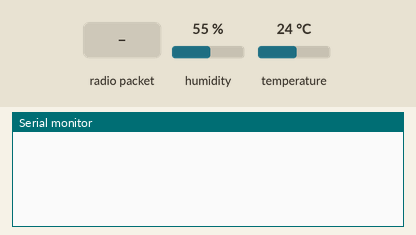
Simulated run of this program. Board: ESP8266 (NodeMCU). Shown: the last lines printed to the serial monitor. Inputs (shaded band) come from the test bench; at power-on: humidity 55 %, temperature 24 °C.

Above: at 1.2 s.
1.3 s: radio packet "1" arrives
At 2.5 s:
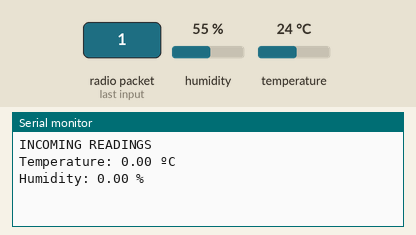
2.8 s: humidity set to 22 %
At 11.5 s:
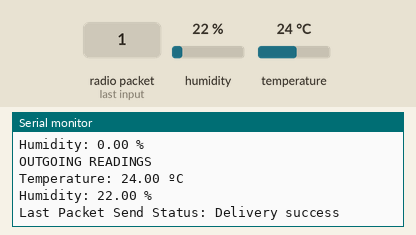

Measured:
- after the input at 1.3 s, the serial monitor: prints a new line at once (image 1)
- after the input at 2.8 s, the serial monitor: prints a new line after 7.2 s (image 2)

The program:

main.cpp
```cpp
#include <ESP8266WiFi.h>
#include <espnow.h>
#include <ArduinoJson.h>
#include <Adafruit_Sensor.h>
#include <DHT.h>

// REPLACE WITH THE MAC Address of your receiver
uint8_t broadcastAddress[] = {0xFF, 0xFF, 0xFF, 0xFF, 0xFF, 0xFF};

// Digital pin connected to the DHT sensor
#define DHTPIN 5

// Uncomment the type of sensor in use:
#define DHTTYPE    DHT11     // DHT 11
//#define DHTTYPE    DHT22     // DHT 22 (AM2302)
//#define DHTTYPE    DHT21     // DHT 21 (AM2301)

DHT dht(DHTPIN, DHTTYPE);

// Define variables to store DHT readings
float temperature;
float humidity;

// Define variables to store incoming readings
float incomingTemp;
float incomingHum;

// Updates DHT readings every 10 seconds
const long interval = 10000;
unsigned long previousMillis = 0;    // will store last time DHT was updated

// Callback when data is sent
void OnDataSent(uint8_t *mac_addr, uint8_t sendStatus) {
  Serial.print("Last Packet Send Status: ");
  if (sendStatus == 0){
    Serial.println("Delivery success");
  }
  else{
    Serial.println("Delivery fail");
  }
}

// Callback when data is received
void OnDataRecv(uint8_t * mac, uint8_t *incomingData, uint8_t len) {
  StaticJsonDocument<200> doc;
  DeserializationError error = deserializeJson(doc, incomingData, len);
  if (error) {
    Serial.print(F("deserializeJson() failed: "));
    Serial.println(error.c_str());
    return;
  }

  // Parse incoming JSON
  incomingTemp = doc["temperature"];
  incomingHum = doc["humidity"];

  //printIncomingReadings();
  Serial.println("INCOMING READINGS");
  Serial.print("Temperature: ");
  Serial.print(incomingTemp);
  Serial.println(" ºC");
  Serial.print("Humidity: ");
  Serial.print(incomingHum);
  Serial.println(" %");
}

void getReadings(){
  // Read Temperature
  temperature = dht.readTemperature();
  if (isnan(temperature)){
    Serial.println("Failed to read from DHT");
    temperature = 0.0;
  }
  humidity = dht.readHumidity();
  if (isnan(humidity)){
    Serial.println("Failed to read from DHT");
    humidity = 0.0;
  }
}

/*void printIncomingReadings(){
  // Display Readings in Serial Monitor
  Serial.println("INCOMING READINGS");
  Serial.print("Temperature: ");
  Serial.print(incomingTemp);
  Serial.println(" ºC");
  Serial.print("Humidity: ");
  Serial.print(incomingHum);
  Serial.println(" %");
}*/

void setup() {
  // Init Serial Monitor
  Serial.begin(115200);

  // Init DHT sensor
  dht.begin();

  // Set device as a Wi-Fi Station
  WiFi.mode(WIFI_STA);
  WiFi.disconnect();

  // Init ESP-NOW
  if (esp_now_init() != 0) {
    Serial.println("Error initializing ESP-NOW");
    return;
  }

  // Set ESP-NOW Role
  esp_now_set_self_role(ESP_NOW_ROLE_COMBO);

  // Register for Send Callback to get the status of transmitted packet
  esp_now_register_send_cb(OnDataSent);

  // Register peer
  esp_now_add_peer(broadcastAddress, ESP_NOW_ROLE_COMBO, 1, NULL, 0);

  // Register for Receive Callback
  esp_now_register_recv_cb(OnDataRecv);
}

void loop() {
  unsigned long currentMillis = millis();
  if (currentMillis - previousMillis >= interval) {
    // save the last time you updated the DHT values
    previousMillis = currentMillis;

    // Get DHT readings
    getReadings();

    // Create JSON object
    StaticJsonDocument<200> doc;
    doc["temperature"] = temperature;
    doc["humidity"] = humidity;

    // Serialize JSON to buffer
    char buffer[200];
    memset(buffer, 0, sizeof(buffer)); // Clear buffer
    size_t len = serializeJson(doc, buffer, sizeof(buffer));

    // Send JSON message via ESP-NOW
    esp_now_send(broadcastAddress, (uint8_t *)buffer, len);

    // Print outgoing readings
    Serial.println("OUTGOING READINGS");
    Serial.print("Temperature: ");
    Serial.print(temperature);
    Serial.println(" ºC");
    Serial.print("Humidity: ");
    Serial.print(humidity);
    Serial.println(" %");
  }
}
```
